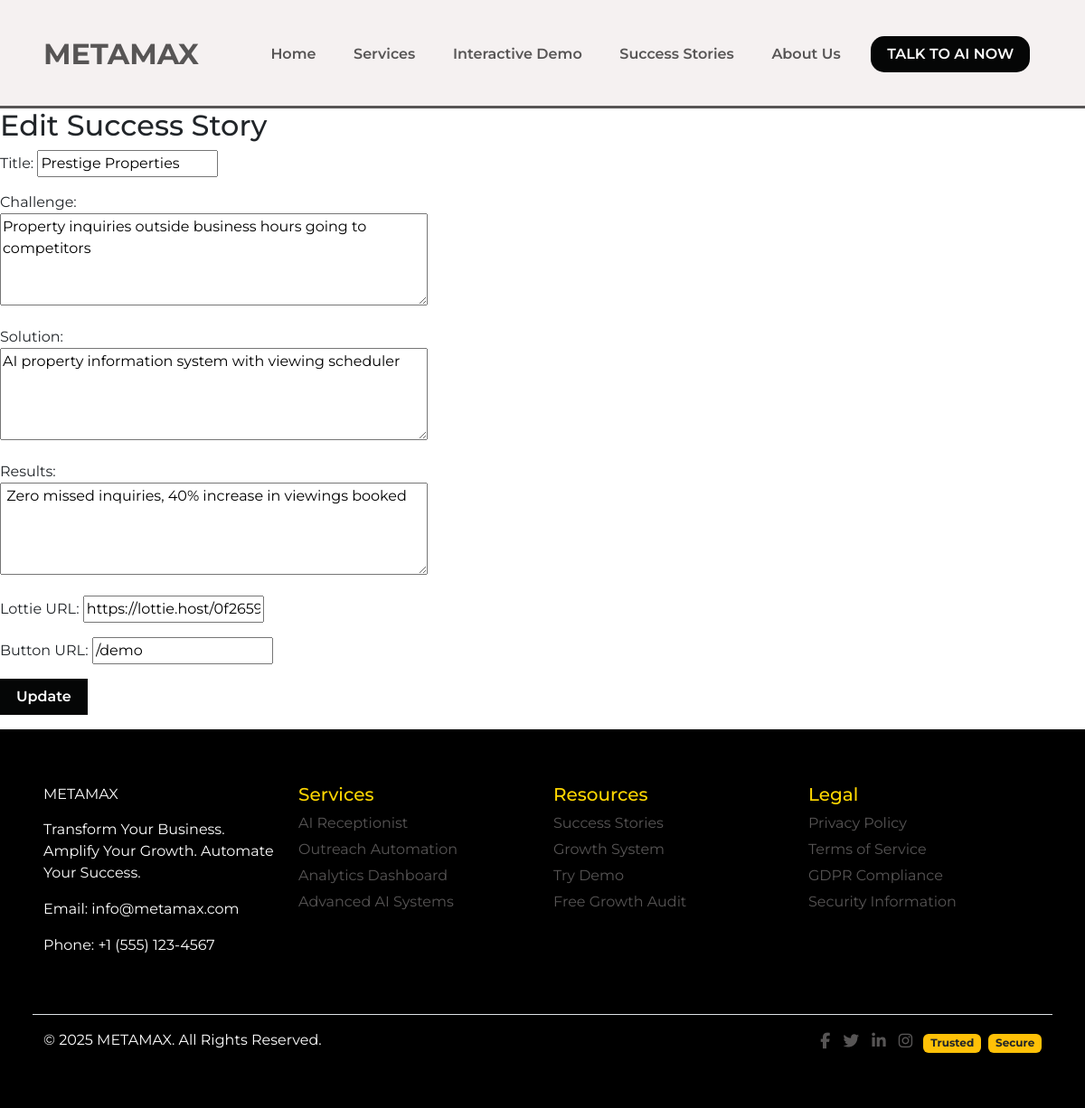
/admin/casestudy/edit/1 (signed in), run on an earlier commit of the app's database.
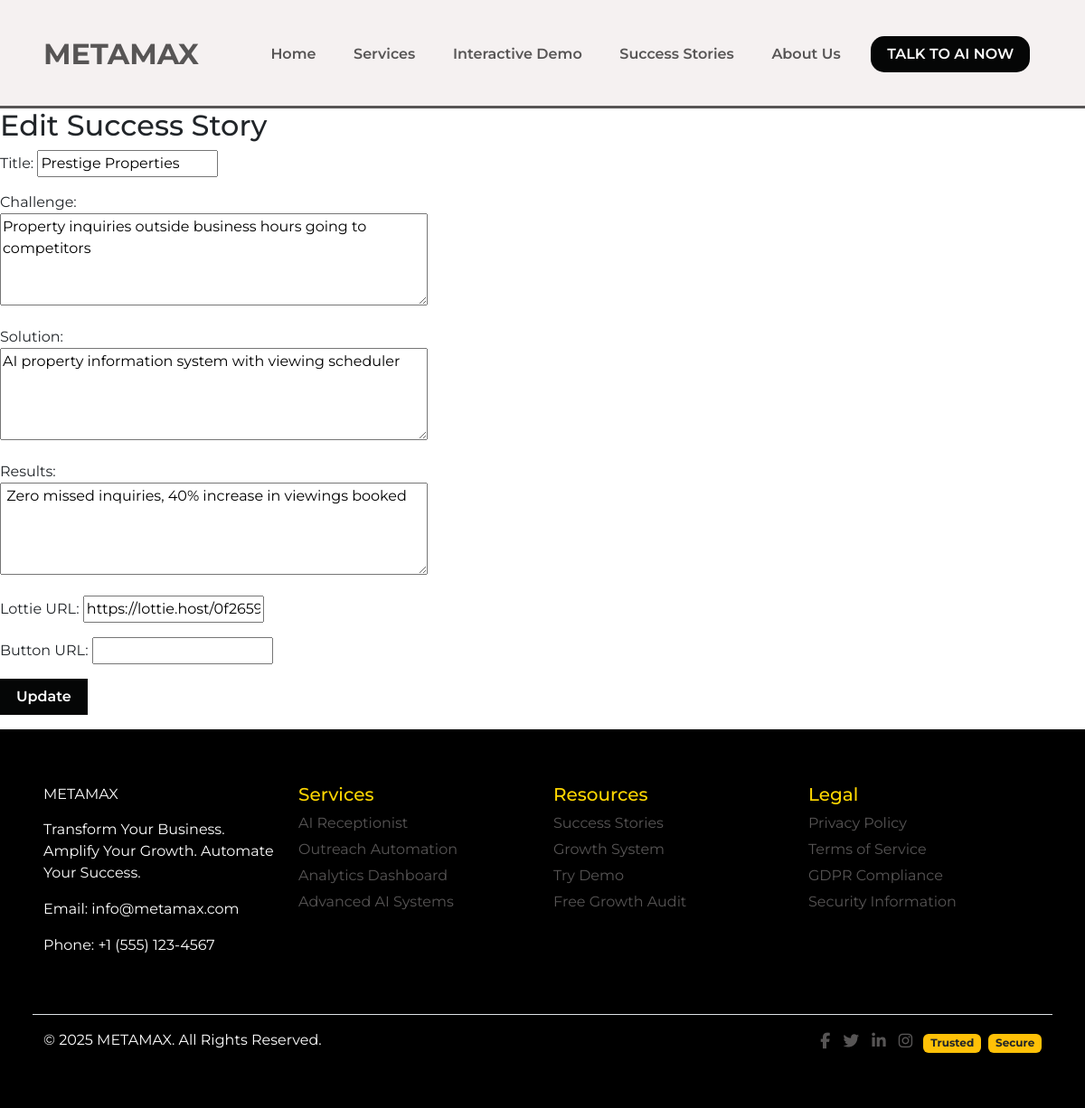
And on a later commit of the database.
### models.py (models this page shows)
class CaseStudy(db.Model):
    id = db.Column(db.Integer, primary_key=True)
    title = db.Column(db.String(255), nullable=False)
    challenge = db.Column(db.Text, nullable=False)
    solution = db.Column(db.Text, nullable=False)
    results = db.Column(db.Text, nullable=False)
    lottie_url = db.Column(db.String(500))
    image_url = db.Column(db.String(500))  # NEW
    button_url = db.Column(db.String(500))

### app.py (the view, shortened to what this page needs)
@casestudies_bp.route("/admin/casestudy/edit/<int:id>", methods=["GET", "POST"])
@login_required
def edit_success_story(id):
    case_study = CaseStudy.query.get_or_404(id)
    return render_template("edit_case_study.html", case_study=case_study)

### app.py (called while the page is built)
def login_required(f):
    @wraps(f)
    def decorated_function(*args, **kwargs):
        if not session.get("logged_in"):
            flash("Please log in to access admin.", "warning")
            return redirect(url_for("login"))
        return f(*args, **kwargs)
    return decorated_function

### templates/edit_case_study.html
{% extends "base.html" %}
{% block content %}
<h2>Edit Success Story</h2>
<form method="POST">
  <p>Title: <input type="text" name="title" value="{{ case_study.title }}" required></p>
  <p>Challenge:<br>
    <textarea name="challenge" rows="4" cols="50" required>{{ case_study.challenge }}</textarea></p>
  <p>Solution:<br>
    <textarea name="solution" rows="4" cols="50" required>{{ case_study.solution }}</textarea></p>
  <p>Results:<br>
    <textarea name="results" rows="4" cols="50" required>{{ case_study.results }}</textarea></p>
  <p>Lottie URL: <input type="text" name="lottie_url" value="{{ case_study.lottie_url }}"></p>
  <p>Button URL: <input type="text" name="button_url" value="{{ case_study.button_url }}"></p>
  <p><button type="submit">Update</button></p>
</form>
{% endblock %}

What changed in the data, as far as the page shows it:
changed CaseStudy "Prestige Properties": button_url "/demo" → (not shown)
